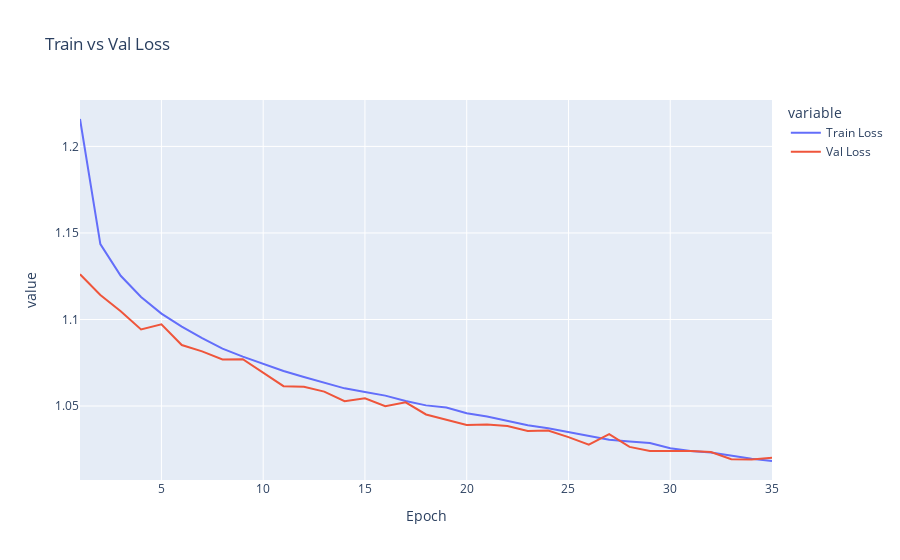
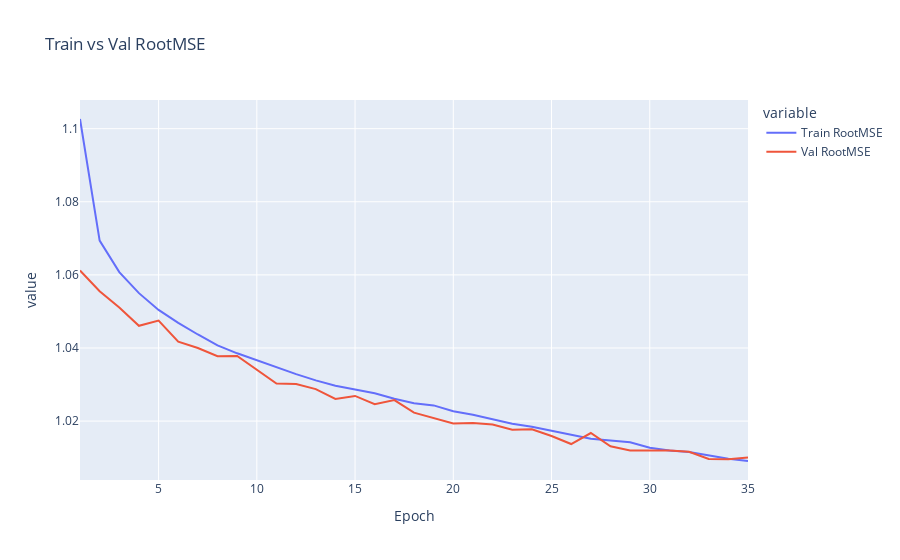
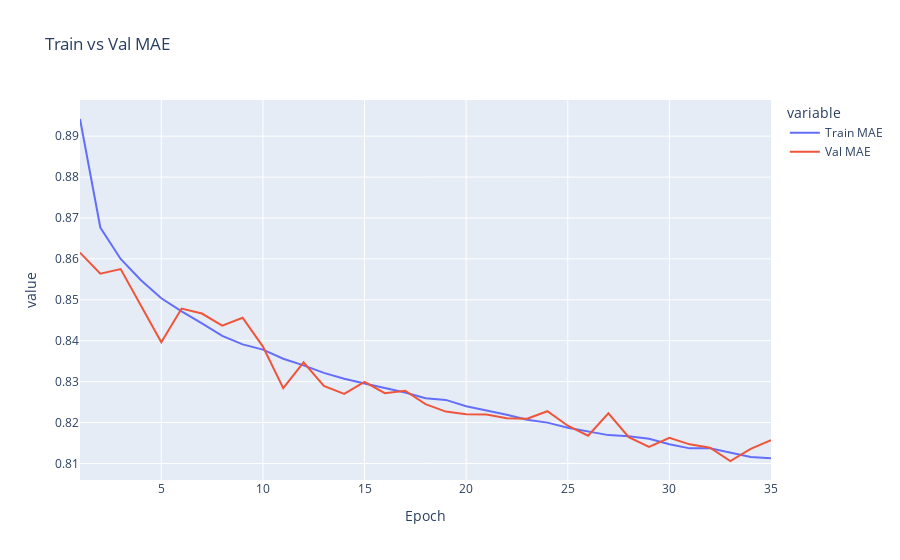

Notebook cell for these charts, in order:
### Markdown cell above
#### After fitting

### Code cell
metric_name = ['Loss', 'RootMSE', 'MAE']
train_metric = ['loss', 'root_mean_squared_error', 'mean_absolute_error']
val_metric = ['val_loss', 'val_root_mean_squared_error', 'val_mean_absolute_error']

for i in range(len(metric_name)):

  print(f"\n----------- {metric_name[i]} chart -----------\n")

  # plotly chart
  fig_loss = px.line({
    'Epoch' : range(1, len(trained_model.history[train_metric[i]]) + 1),
    f"Train {metric_name[i]}": trained_model.history[train_metric[i]],
    f"Val {metric_name[i]}": trained_model.history[val_metric[i]]
    },
    title=f"Train vs Val {metric_name[i]}", x='Epoch', y=[f"Train {metric_name[i]}", f"Val {metric_name[i]}"])
  fig_loss.show()

  # matplotlib chart
  plt.plot(trained_model.history[train_metric[i]], label=f"Train {metric_name[i]}")
  plt.plot(trained_model.history[val_metric[i]], label=f"Val {metric_name[i]}")
  plt.legend()
  plt.show()

### Figure 1 — Plotly figure (JSON) as saved in the notebook; plotly's stock layout.template omitted (floating-point values rounded to 4 significant figures)
{"data": [{"hovertemplate": "variable=Train Loss<br>Epoch=%{x}<br>value=%{y}<extra></extra>", "legendgroup": "Train Loss", "line": {"color": "#636efa", "dash": "solid"}, "marker": {"symbol": "circle"}, "mode": "lines", "name": "Train Loss", "orientation": "v", "showlegend": true, "type": "scatter", "x": [1, 2, 3, 4, 5, 6, 7, 8, 9, 10, 11, 12, 13, 14, 15, 16, 17, 18, 19, 20, 21, 22, 23, 24, 25, 26, 27, 28, 29, 30, 31, 32, 33, 34, 35], "xaxis": "x", "y": [1.216, 1.144, 1.125, 1.113, 1.103, 1.096, 1.089, 1.083, 1.079, 1.075, 1.07, 1.067, 1.063, 1.06, 1.058, 1.056, 1.053, 1.05, 1.049, 1.046, 1.044, 1.041, 1.039, 1.037, 1.035, 1.033, 1.031, 1.03, 1.029, 1.026, 1.024, 1.023, 1.021, 1.02, 1.018], "yaxis": "y"}, {"hovertemplate": "variable=Val Loss<br>Epoch=%{x}<br>value=%{y}<extra></extra>", "legendgroup": "Val Loss", "line": {"color": "#EF553B", "dash": "solid"}, "marker": {"symbol": "circle"}, "mode": "lines", "name": "Val Loss", "orientation": "v", "showlegend": true, "type": "scatter", "x": [1, 2, 3, 4, 5, 6, 7, 8, 9, 10, 11, 12, 13, 14, 15, 16, 17, 18, 19, 20, 21, 22, 23, 24, 25, 26, 27, 28, 29, 30, 31, 32, 33, 34, 35], "xaxis": "x", "y": [1.126, 1.114, 1.105, 1.094, 1.097, 1.085, 1.082, 1.077, 1.077, 1.069, 1.061, 1.061, 1.058, 1.053, 1.054, 1.05, 1.052, 1.045, 1.042, 1.039, 1.039, 1.039, 1.036, 1.036, 1.032, 1.028, 1.034, 1.026, 1.024, 1.024, 1.024, 1.023, 1.019, 1.019, 1.02], "yaxis": "y"}], "layout": {"legend": {"title": {"text": "variable"}, "tracegroupgap": 0}, "title": {"text": "Train vs Val Loss"}, "xaxis": {"anchor": "y", "domain": [0, 1], "title": {"text": "Epoch"}}, "yaxis": {"anchor": "x", "domain": [0, 1], "title": {"text": "value"}}}}

### Figure 2 — Plotly figure (JSON) as saved in the notebook; plotly's stock layout.template omitted (floating-point values rounded to 4 significant figures)
{"data": [{"hovertemplate": "variable=Train RootMSE<br>Epoch=%{x}<br>value=%{y}<extra></extra>", "legendgroup": "Train RootMSE", "line": {"color": "#636efa", "dash": "solid"}, "marker": {"symbol": "circle"}, "mode": "lines", "name": "Train RootMSE", "orientation": "v", "showlegend": true, "type": "scatter", "x": [1, 2, 3, 4, 5, 6, 7, 8, 9, 10, 11, 12, 13, 14, 15, 16, 17, 18, 19, 20, 21, 22, 23, 24, 25, 26, 27, 28, 29, 30, 31, 32, 33, 34, 35], "xaxis": "x", "y": [1.103, 1.069, 1.061, 1.055, 1.05, 1.047, 1.044, 1.041, 1.039, 1.037, 1.035, 1.033, 1.031, 1.03, 1.029, 1.028, 1.026, 1.025, 1.024, 1.023, 1.022, 1.02, 1.019, 1.018, 1.017, 1.016, 1.015, 1.015, 1.014, 1.013, 1.012, 1.012, 1.011, 1.01, 1.009], "yaxis": "y"}, {"hovertemplate": "variable=Val RootMSE<br>Epoch=%{x}<br>value=%{y}<extra></extra>", "legendgroup": "Val RootMSE", "line": {"color": "#EF553B", "dash": "solid"}, "marker": {"symbol": "circle"}, "mode": "lines", "name": "Val RootMSE", "orientation": "v", "showlegend": true, "type": "scatter", "x": [1, 2, 3, 4, 5, 6, 7, 8, 9, 10, 11, 12, 13, 14, 15, 16, 17, 18, 19, 20, 21, 22, 23, 24, 25, 26, 27, 28, 29, 30, 31, 32, 33, 34, 35], "xaxis": "x", "y": [1.061, 1.056, 1.051, 1.046, 1.047, 1.042, 1.04, 1.038, 1.038, 1.034, 1.03, 1.03, 1.029, 1.026, 1.027, 1.025, 1.026, 1.022, 1.021, 1.019, 1.019, 1.019, 1.018, 1.018, 1.016, 1.014, 1.017, 1.013, 1.012, 1.012, 1.012, 1.012, 1.01, 1.01, 1.01], "yaxis": "y"}], "layout": {"legend": {"title": {"text": "variable"}, "tracegroupgap": 0}, "title": {"text": "Train vs Val RootMSE"}, "xaxis": {"anchor": "y", "domain": [0, 1], "title": {"text": "Epoch"}}, "yaxis": {"anchor": "x", "domain": [0, 1], "title": {"text": "value"}}}}

### Figure 3 — Plotly figure (JSON) as saved in the notebook; plotly's stock layout.template omitted (floating-point values rounded to 4 significant figures)
{"data": [{"hovertemplate": "variable=Train MAE<br>Epoch=%{x}<br>value=%{y}<extra></extra>", "legendgroup": "Train MAE", "line": {"color": "#636efa", "dash": "solid"}, "marker": {"symbol": "circle"}, "mode": "lines", "name": "Train MAE", "orientation": "v", "showlegend": true, "type": "scatter", "x": [1, 2, 3, 4, 5, 6, 7, 8, 9, 10, 11, 12, 13, 14, 15, 16, 17, 18, 19, 20, 21, 22, 23, 24, 25, 26, 27, 28, 29, 30, 31, 32, 33, 34, 35], "xaxis": "x", "y": [0.8942, 0.8677, 0.86, 0.8548, 0.8504, 0.8472, 0.8443, 0.8412, 0.8391, 0.8378, 0.8356, 0.834, 0.8321, 0.8307, 0.8296, 0.8284, 0.8273, 0.8259, 0.8255, 0.824, 0.823, 0.8219, 0.8207, 0.82, 0.8187, 0.8178, 0.8169, 0.8166, 0.816, 0.8147, 0.8137, 0.8137, 0.8126, 0.8116, 0.8113], "yaxis": "y"}, {"hovertemplate": "variable=Val MAE<br>Epoch=%{x}<br>value=%{y}<extra></extra>", "legendgroup": "Val MAE", "line": {"color": "#EF553B", "dash": "solid"}, "marker": {"symbol": "circle"}, "mode": "lines", "name": "Val MAE", "orientation": "v", "showlegend": true, "type": "scatter", "x": [1, 2, 3, 4, 5, 6, 7, 8, 9, 10, 11, 12, 13, 14, 15, 16, 17, 18, 19, 20, 21, 22, 23, 24, 25, 26, 27, 28, 29, 30, 31, 32, 33, 34, 35], "xaxis": "x", "y": [0.8615, 0.8564, 0.8575, 0.8485, 0.8396, 0.8479, 0.8466, 0.8437, 0.8456, 0.8386, 0.8284, 0.8347, 0.8289, 0.827, 0.8299, 0.8272, 0.8278, 0.8245, 0.8227, 0.822, 0.8219, 0.8211, 0.8209, 0.8228, 0.8192, 0.8168, 0.8222, 0.8164, 0.814, 0.8163, 0.8147, 0.8138, 0.8106, 0.8135, 0.8157], "yaxis": "y"}], "layout": {"legend": {"title": {"text": "variable"}, "tracegroupgap": 0}, "title": {"text": "Train vs Val MAE"}, "xaxis": {"anchor": "y", "domain": [0, 1], "title": {"text": "Epoch"}}, "yaxis": {"anchor": "x", "domain": [0, 1], "title": {"text": "value"}}}}
